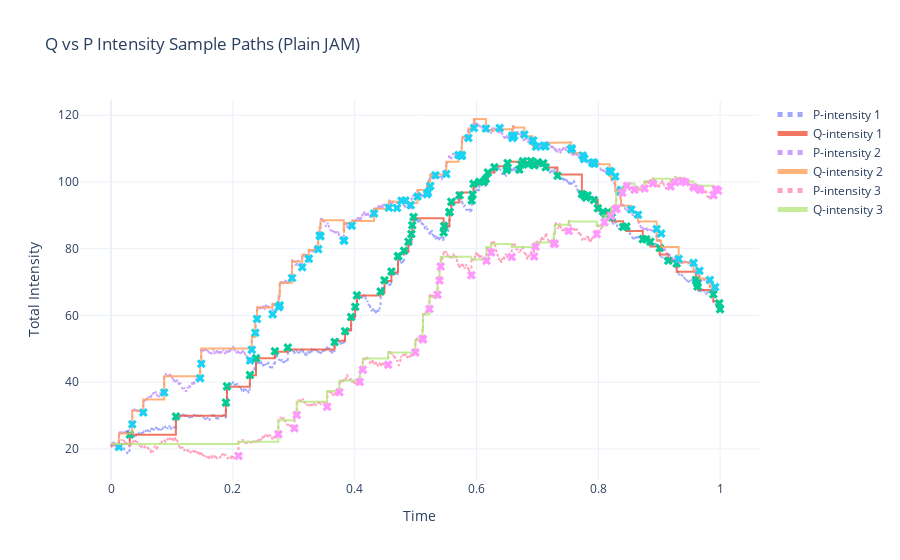

The cell this chart's notebook holds for it:
### Code cell
# Generate parameters
params = draw_params(N=100, J=3, seed=42)

# Create simulator
simulator = MonteCarloDefaultSimulator(params)

# Run simulation
results = simulator.run_simulation(n_paths=50000, T=1.0, dt_max=0.001, base_seed=1000)

# Plot results
simulator.plot_results(results)

simulator.plot_sample_intensity_paths_plotly(T=1.0, dt_max=0.0001, n_paths=3, seed=101)
